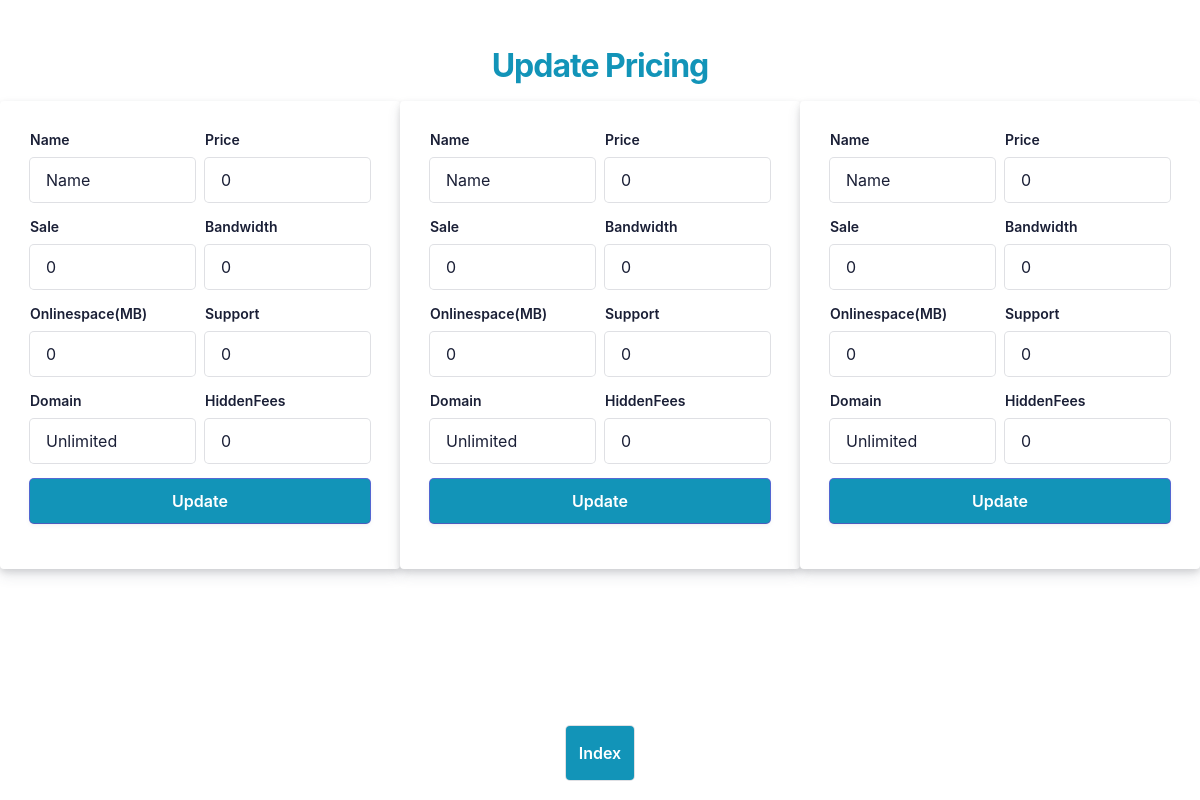
The page /src/admin.php on the database as committed earlier.
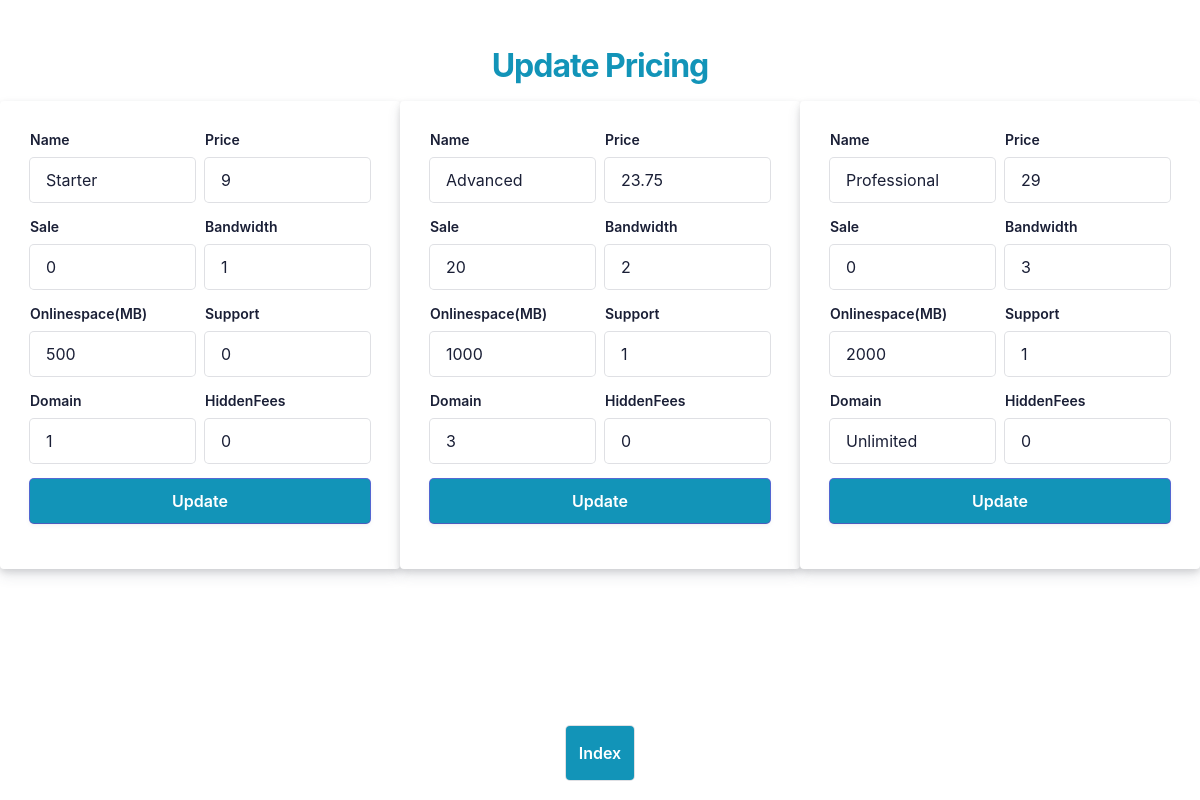
The same page on the database as committed later.
### tables this page shows
CREATE TABLE IF NOT EXISTS `pricing` (
  `id` int(11) NOT NULL AUTO_INCREMENT,
  `Name` varchar(50) NOT NULL DEFAULT 'Name',
  `Price` float NOT NULL DEFAULT '0',
  `Sale` int(11) NOT NULL DEFAULT '0',
  `Bandwidth` int(11) NOT NULL DEFAULT '0',
  `Onlinespace` int(11) NOT NULL DEFAULT '0',
  `Support` tinyint(4) NOT NULL DEFAULT '0',
  `HiddenFees` tinyint(4) NOT NULL DEFAULT '0',
  `Domain` varchar(50) NOT NULL DEFAULT 'Unlimited',
  PRIMARY KEY (`id`)
);

### src/db-functions.php (called while the page is built, shortened)
<?php
function connexion()
{
    try {
        $db = new PDO(
            'mysql:host=127.0.0.55;port=3306;dbname=landingPage',
            'root',
            '',
            [
                \PDO::ATTR_ERRMODE            => \PDO::ERRMODE_EXCEPTION,
                \PDO::ATTR_DEFAULT_FETCH_MODE => \PDO::FETCH_ASSOC,
                \PDO::MYSQL_ATTR_INIT_COMMAND => 'SET NAMES utf8'
            ]
        );
    } catch (PDOException $e) {
        print "Erreur !: " . $e->getMessage() . "<br/>";
        die();
    }
    return $db;
}
function findAll()
{
    $db = connexion();
    $sql = "SELECT *
            FROM
                pricing
                LIMIT 3";
    $stmt = $db->prepare($sql);
    $stmt->execute();
    $products = $stmt->fetchAll();
    return $products;
}

### src/admin.php (the view, shortened to what this page needs)
<html>
<head>
    <link rel="stylesheet" href="https://cdnjs.cloudflare.com/ajax/libs/font-awesome/6.2.0/css/all.min.css" />
    <link rel="stylesheet" href="../css/style.css">
    <link rel="stylesheet" href="../css/admin.css">
</head>
<body>
    <div>
        <div style="min-height: 100vh;flex-grow: 1;">
            <?php
            require_once("db-functions.php");
            $pricings = findAll();
            ?>
            <div class="box-root padding-top--24 flex-flex flex-direction--column" style="flex-grow: 1; z-index: 9;">
                <div class="box-root padding-top--48 padding-bottom--24 flex-flex flex-justifyContent--center">
                    <h1 style="color: var(--mainColor)">Update Pricing</h1>
                </div>
                <div class="formbg-outer" style="display:flex">
                    <?php
                    foreach ($pricings as $indexPricing => $pricing) {
                        echo '<div class="formbg">',
                        '<div class="formbg-inner padding-horizontal--48">',
                        '<form class="stripe-login" action="functions.php?action=update&id=' . $pricing['id'] . '" method="POST">';
                    ?>
                        <div class="line">
                            <div class="field padding-bottom--24">
                                <label for="Name">Name</label>
                                <input type="text" id="Name" name="Name" value="<?= $pricing["Name"] ?>">
                            </div>
                            <div class="field padding-bottom--24">
                                <label for="Price">Price </label>
                                <input type="number" step="0.01" id="Price" name="Price" value="<?= $pricing["Price"] ?>">
                            </div>
                        </div>
                        <div class="line">
                            <div class="field padding-bottom--24">
                                <label for="Sale">Sale</label>
                                <input type="number" id="Sale" name="Sale" value="<?= $pricing["Sale"] ?>">
                            </div>
                            <div class="field padding-bottom--24">
                                <label for="Bandwidth">Bandwidth</label>
                                <input type="number" id="Bandwidth" name="Bandwidth" value="<?= $pricing["Bandwidth"] ?>">
                            </div>
                        </div>
                        <div class="line">
                            <div class="field padding-bottom--24">
                                <label for="Onlinespace">Onlinespace(MB)</label>
                                <input type="number" id="Onlinespace" name="Onlinespace" value="<?= $pricing["Onlinespace"] ?>">
                            </div>
                            <div class="field padding-bottom--24">
                                <label for="Support">Support</label>
                                <input type="number" id="Support" name="Support" value="<?= $pricing["Support"] ?>" min="0" max="1">
                            </div>
                        </div>
                        <div class="line">
                            <div class="field padding-bottom--24">
                                <label for="Domain">Domain </label>
                                <input type="text" id="Domain" name="Domain" value="<?= $pricing["Domain"] ?>">
                            </div>
                            <div class="field padding-bottom--24">
                                <label for="HiddenFees">HiddenFees</label>
                                <input type="number" id="HiddenFees" name="HiddenFees" min="0" max="1" value="<?= $pricing["HiddenFees"] ?>">
                            </div>
                        </div>
                    <?php
                        echo '<div class="field padding-bottom--24">
                        <input type="submit" name="submit" value="Update">
                    </div>', '</form>',
                        '</div>',
                        '</div>';
                    }
                    ?>
                </div>
            </div>
            <div id="navContainer">
                <nav class="navAdmin">
                    <a href="../index.php" class="navBtn" style="padding:13px">Index</a>
                </nav>
            </div>
        </div>
    </div>
</body>
</html>

### css/style.css (style rules this page uses)
:root { --mainColor: #1294b8; }
* { margin: 0; padding: 0; box-sizing: border-box; font-family: 'Poppins'; scroll-behavior: smooth; }
a { text-decoration: none; }

### css/admin.css (style rules this page uses)
* { padding: 0; margin: 0; color: #1a1f36; box-sizing: border-box; word-wrap: break-word; font-family: -apple-system, BlinkMacSystemFont, Segoe UI, Roboto, Helvetica Neue, Ubuntu, sans-serif; width: 100%; }
h1 { letter-spacing: -1px; text-align: center; }
a { color: var(--mainColor); text-decoration: unset; }
.line { display: flex; gap: 10px; }
.flex-flex { display: flex; }
.box-root { box-sizing: border-box; }
.flex-direction--column { -ms-flex-direction: column; flex-direction: column; }
.padding-top--24 { padding-top: 16px; }
.padding-top--48 { padding-top: 30px; }
.padding-bottom--24 { padding-bottom: 16px; }
.padding-horizontal--48 { padding: 30px; }
.flex-justifyContent--center { -ms-flex-pack: center; justify-content: center; }
.formbg { margin: 0px auto; width: 100%; max-width: 448px; background: white; border-radius: 4px; box-shadow: rgba(60, 66, 87, 0.12) 0px 7px 14px 0px, rgba(0, 0, 0, 0.12) 0px 3px 6px 0px; }
label { margin-bottom: 10px; }
.reset-pass a, label { font-size: 14px; font-weight: 600; display: block; }
.field input { font-size: 16px; line-height: 28px; padding: 8px 16px; width: 100%; min-height: 44px; border: unset; border-radius: 4px; outline-color: rgb(84 105 212 / 0.5); background-color: rgb(255, 255, 255); box-shadow: rgba(0, 0, 0, 0) 0px 0px 0px 0px, rgba(0, 0, 0, 0) 0px 0px 0px 0px, rgba(0, 0, 0, 0) 0px 0px 0px 0px, rgba(60, 66, 87, 0.16) 0px 0px 0px 1px, rgba(0, 0, 0, 0) 0px 0px 0px 0px, rgba(0, 0, 0, 0) 0px 0px 0px 0px, rgba(0, 0, 0, 0) 0px 0px 0px 0px; }
input[type="submit"], .navBtn { background-color: var(--mainColor); box-shadow: rgba(0, 0, 0, 0) 0px 0px 0px 0px, rgba(0, 0, 0, 0) 0px 0px 0px 0px, rgba(0, 0, 0, 0.12) 0px 1px 1px 0px, rgb(84, 105, 212) 0px 0px 0px 1px, rgba(0, 0, 0, 0) 0px 0px 0px 0px, rgba(0, 0, 0, 0) 0px 0px 0px 0px, rgba(60, 66, 87, 0.08) 0px 2px 5px 0px; color: #fff; font-weight: 600; cursor: pointer; }
.navBtn { font-size: 16px; line-height: 28px; padding: 8px 16px; min-height: 44px; border: unset; border-radius: 4px; outline-color: rgb(84 105 212 / 0.5); box-shadow: rgba(0, 0, 0, 0) 0px 0px 0px 0px, rgba(0, 0, 0, 0) 0px 0px 0px 0px, rgba(0, 0, 0, 0) 0px 0px 0px 0px, rgba(60, 66, 87, 0.16) 0px 0px 0px 1px, rgba(0, 0, 0, 0) 0px 0px 0px 0px, rgba(0, 0, 0, 0) 0px 0px 0px 0px, rgba(0, 0, 0, 0) 0px 0px 0px 0px; width: auto !important; }
.navAdmin { position: absolute; gap: 20px; bottom: 20px; width: 100%; margin: 0 auto; display: flex; justify-content: center; text-align: center; }

Rows that differ between the two databases and show on the page:
changed pricing: Name "Name" → "Starter"; Price "0" → "9"; Bandwidth "0" → "1"; Onlinespace "0" → "500"; Domain "Unlimited" → "1"
changed pricing: Name "Name" → "Advanced"; Price "0" → "23.75"; Sale "0" → "20"; Bandwidth "0" → "2"; Onlinespace "0" → "1000"; Support "0" → "1"; Domain "Unlimited" → "3"
changed pricing "Unlimited": Name "Name" → "Professional"; Price "0" → "29"; Bandwidth "0" → "3"; Onlinespace "0" → "2000"; Support "0" → "1"
